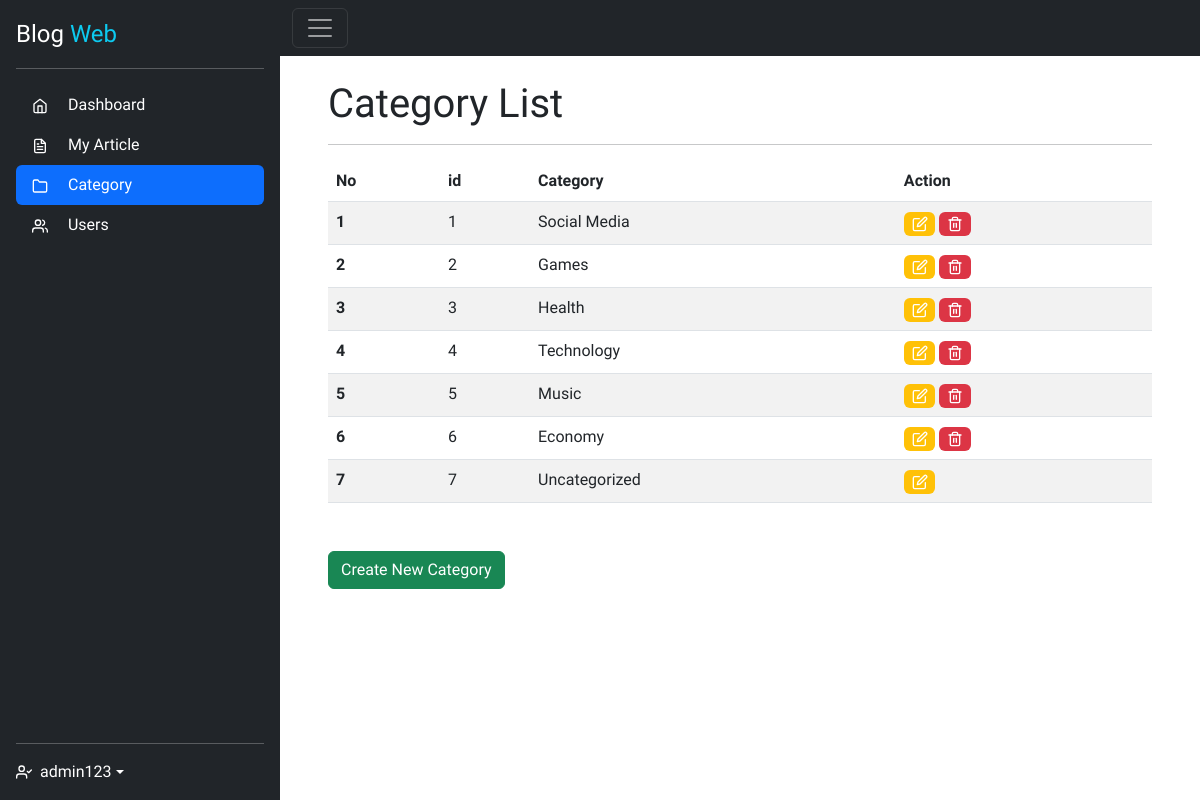
The page /dashboard/category/list.php (signed in) on the database its author committed.
### tables this page shows
CREATE TABLE `category` (
  `id` int(11) NOT NULL,
  `name` varchar(255) DEFAULT NULL
);

### dashboard/category/list.php (the view, shortened to what this page needs)
<?php
include '../templates/header.php';
if ($role == 1) {
    $query = "SELECT id, name FROM category";
    $categories = mysqli_query($connect, $query);
?>
    <h1>Category List</h1>
    <hr>
    <table class="table table-striped mb-5">
        <thead>
            <tr>
                <th scope="col">No</th>
                <th scope="col">id</th>
                <th scope="col">Category</th>
                <th scope="col">Action</th>
            </tr>
        </thead>
        <tbody>
            <?php if (mysqli_num_rows($categories) > 0) {
                $i = 1;
                foreach ($categories as $category) {
            ?>
                    <tr>
                        <th scope="row"><?= $i ?></th>
                        <td><?= $category['id'] ?></td>
                        <td><?= $category['name'] ?></td>
                        <td>
                            <a href="edit.php?c_id=<?= $category['id'] ?>" class="badge bg-warning">
                                <i data-feather="edit"></i>
                            </a>
                            <a href="../process/deleteCategory.php?c_id= <?= $category['id'] ?>" class="badge bg-danger" <?php if ($category['id'] == 7) {
                                                                                                                                echo "style='display:none'";
                                                                                                                            } ?>>
                                <i data-feather="trash-2"></i>
                            </a>
                        </td>
                    </tr>
            <?php
                    $i++;
                }
            }
            ?>
        </tbody>
    </table>
    <a class="btn btn-success" href="create.php">Create New Category</a>
    </article>
    </main>
    </div>
<?php
} else {
?>
    <h3>Oopss.. Looks like something went wrong</h3>
    <br>Click here to <a href='../index.php'>Go Back</a>
    </main>
<?php
}
include '../templates/footer.php'; ?>

### css/style.css (style rules this page uses)
* { font-family: 'Quicksand', sans-serif; }
.feather { width: 16px; height: 16px; }

### rows shown on the page
category: id "1", name "Social Media"
category: id "2", name "Games"
category: id "3", name "Health"
category: id "4", name "Technology"
category: id "5", name "Music"
category: id "6", name "Economy"
category: id "7", name "Uncategorized"

### other values the page prints
$username "admin123"
